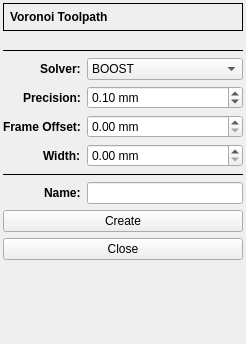
<?xml version="1.0" encoding="UTF-8"?>
<ui version="4.0">
 <class>VoronoiForm</class>
 <widget class="QWidget" name="VoronoiForm">
  <property name="geometry">
   <rect>
    <x>0</x>
    <y>0</y>
    <width>246</width>
    <height>344</height>
   </rect>
  </property>
  <property name="windowTitle">
   <string>Form</string>
  </property>
  <layout class="QFormLayout" name="formLayout">
   <property name="labelAlignment">
    <set>Qt::AlignRight|Qt::AlignTrailing|Qt::AlignVCenter</set>
   </property>
   <property name="leftMargin">
    <number>3</number>
   </property>
   <property name="topMargin">
    <number>3</number>
   </property>
   <property name="rightMargin">
    <number>3</number>
   </property>
   <property name="bottomMargin">
    <number>3</number>
   </property>
   <item row="0" column="0" colspan="2">
    <widget class="QFrame" name="frame">
     <property name="sizePolicy">
      <sizepolicy hsizetype="Preferred" vsizetype="Fixed">
       <horstretch>0</horstretch>
       <verstretch>0</verstretch>
      </sizepolicy>
     </property>
     <property name="frameShape">
      <enum>QFrame::Box</enum>
     </property>
     <property name="frameShadow">
      <enum>QFrame::Plain</enum>
     </property>
     <layout class="QVBoxLayout" name="verticalLayout_2">
      <property name="leftMargin">
       <number>6</number>
      </property>
      <property name="topMargin">
       <number>6</number>
      </property>
      <property name="rightMargin">
       <number>6</number>
      </property>
      <property name="bottomMargin">
       <number>6</number>
      </property>
      <item>
       <widget class="QLabel" name="label">
        <property name="font">
         <font>
          <bold>true</bold>
         </font>
        </property>
        <property name="text">
         <string>Voronoi Toolpath</string>
        </property>
       </widget>
      </item>
     </layout>
    </widget>
   </item>
   <item row="1" column="0" colspan="2">
    <widget class="DepthForm" name="dsbxDepth" native="true"/>
   </item>
   <item row="3" column="0" colspan="2">
    <widget class="Line" name="line">
     <property name="frameShadow">
      <enum>QFrame::Plain</enum>
     </property>
     <property name="orientation">
      <enum>Qt::Horizontal</enum>
     </property>
    </widget>
   </item>
   <item row="4" column="0">
    <widget class="QLabel" name="label_7">
     <property name="font">
      <font>
       <bold>true</bold>
      </font>
     </property>
     <property name="text">
      <string>Solver:</string>
     </property>
    </widget>
   </item>
   <item row="4" column="1">
    <widget class="QComboBox" name="cbxSolver">
     <item>
      <property name="text">
       <string>BOOST</string>
      </property>
     </item>
     <item>
      <property name="text">
       <string>JC_VORONOI</string>
      </property>
     </item>
    </widget>
   </item>
   <item row="5" column="0">
    <widget class="QLabel" name="label_4">
     <property name="font">
      <font>
       <bold>true</bold>
      </font>
     </property>
     <property name="text">
      <string>Precision:</string>
     </property>
    </widget>
   </item>
   <item row="5" column="1">
    <widget class="DoubleSpinBox" name="dsbxPrecision">
     <property name="suffix">
      <string> mm</string>
     </property>
     <property name="decimals">
      <number>2</number>
     </property>
     <property name="minimum">
      <double>0.010000000000000</double>
     </property>
     <property name="maximum">
      <double>1.000000000000000</double>
     </property>
     <property name="singleStep">
      <double>0.010000000000000</double>
     </property>
     <property name="value">
      <double>0.100000000000000</double>
     </property>
    </widget>
   </item>
   <item row="6" column="0">
    <widget class="QLabel" name="label_8">
     <property name="font">
      <font>
       <bold>true</bold>
      </font>
     </property>
     <property name="text">
      <string>Frame Offset:</string>
     </property>
    </widget>
   </item>
   <item row="6" column="1">
    <widget class="DoubleSpinBox" name="dsbxOffset">
     <property name="suffix">
      <string> mm</string>
     </property>
     <property name="maximum">
      <double>10.000000000000000</double>
     </property>
     <property name="singleStep">
      <double>0.100000000000000</double>
     </property>
    </widget>
   </item>
   <item row="7" column="0">
    <widget class="QLabel" name="label_5">
     <property name="font">
      <font>
       <bold>true</bold>
      </font>
     </property>
     <property name="text">
      <string>Width:</string>
     </property>
    </widget>
   </item>
   <item row="7" column="1">
    <widget class="DoubleSpinBox" name="dsbxWidth">
     <property name="suffix">
      <string> mm</string>
     </property>
     <property name="maximum">
      <double>10.000000000000000</double>
     </property>
     <property name="singleStep">
      <double>0.100000000000000</double>
     </property>
    </widget>
   </item>
   <item row="8" column="0" colspan="2">
    <widget class="Line" name="line_2">
     <property name="frameShadow">
      <enum>QFrame::Plain</enum>
     </property>
     <property name="orientation">
      <enum>Qt::Horizontal</enum>
     </property>
    </widget>
   </item>
   <item row="9" column="0">
    <widget class="QLabel" name="label_6">
     <property name="font">
      <font>
       <bold>true</bold>
      </font>
     </property>
     <property name="text">
      <string>Name:</string>
     </property>
    </widget>
   </item>
   <item row="9" column="1">
    <widget class="QLineEdit" name="leName"/>
   </item>
   <item row="10" column="0" colspan="2">
    <widget class="QPushButton" name="pbCreate">
     <property name="text">
      <string>Create</string>
     </property>
    </widget>
   </item>
   <item row="11" column="0" colspan="2">
    <widget class="QPushButton" name="pbClose">
     <property name="text">
      <string>Close</string>
     </property>
    </widget>
   </item>
   <item row="2" column="0" colspan="2">
    <widget class="ToolSelectorForm" name="toolHolder" native="true"/>
   </item>
  </layout>
 </widget>
 <customwidgets>
  <customwidget>
   <class>DoubleSpinBox</class>
   <extends>QDoubleSpinBox</extends>
   <header location="global">doublespinbox.h</header>
  </customwidget>
  <customwidget>
   <class>DepthForm</class>
   <extends>QWidget</extends>
   <header location="global">depthform.h</header>
   <container>1</container>
  </customwidget>
  <customwidget>
   <class>ToolSelectorForm</class>
   <extends>QWidget</extends>
   <header location="global">tool_selectorform.h</header>
   <container>1</container>
  </customwidget>
 </customwidgets>
 <resources/>
 <connections/>
</ui>
